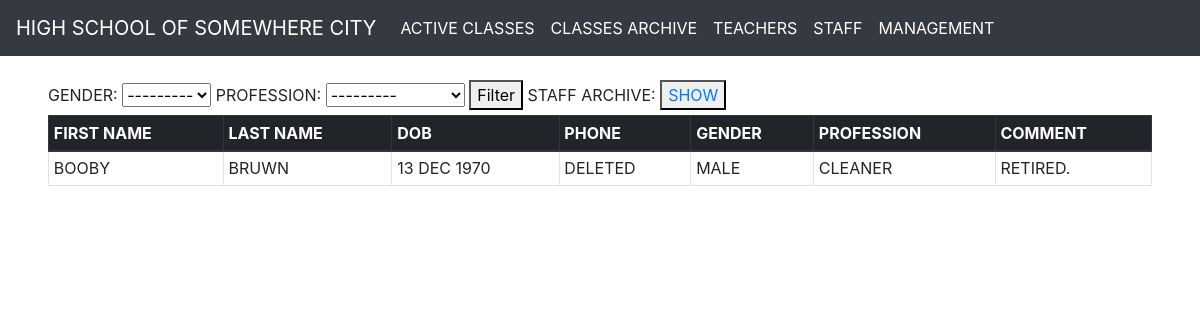
The app's page /staff/archive/ with its own data.
### apps/main/models.py (models this page shows, shortened)
class Gender(models.Model):
    gender_id = models.SmallAutoField(primary_key=True)
    name = models.CharField(max_length=6)
    def __str__(self):
        return self.name
    class Meta:
        db_table = "gender"

class Profession(models.Model):
    profession_id = models.SmallAutoField(primary_key=True)
    name = models.CharField(max_length=50)
    def __str__(self):
        return self.name
    class Meta:
        db_table = "profession"

class PersonsCommonInfo(models.Model):
    first_name = models.CharField(max_length=50)
    last_name = models.CharField(max_length=50)
    date_of_birth = models.DateField(null=True, blank=True)
    is_active = models.BooleanField(default=True)
    comment = models.TextField(null=True, blank=True)
    date_of_create = models.DateTimeField(auto_now_add=True)
    date_of_update = models.DateTimeField(auto_now=True)
    gender = models.ForeignKey("Gender", on_delete=models.DO_NOTHING)
    class Meta:
        abstract = True

class Staff(PersonsCommonInfo):
    staff_id = models.BigAutoField(primary_key=True)
    phone = models.CharField(null=True, blank=True, max_length=15, validators=[MinLengthValidator(7)])
    profession = models.ForeignKey("Profession", on_delete=models.DO_NOTHING)
    class Meta:
        db_table = "staff"
        verbose_name_plural = "Staff"

### apps/main/views.py (the view)
# urls.py: path("staff/archive/", StaffList.as_view(), name="staff_archive"),
class StaffList(generic.ListView, utils.GeneralContext):
    queryset = Staff.objects.select_related("gender", "profession").only(
        "first_name", "last_name", "date_of_birth", "phone", "gender", "profession", "comment")
    template_name = "main/staff_list.html"
    context_object_name = "staff"
    def get_queryset(self):
        is_active = True
        if self.request.path == "/staff/archive/":
            is_active = False
        qs = super().get_queryset().filter(is_active=is_active)
        if self.request.GET and not self.request.GET.get("page"):
            kwargs = {item: self.request.GET.get(item) for item in self.request.GET if self.request.GET.get(item)}
            qs = qs.filter(**kwargs)
        return qs
    def get_context_data(self, **kwargs):
        general_context = super().get_general_context()
        main_context = super().get_context_data(**kwargs)
        context = dict(list(general_context.items()) + list(main_context.items()))
        title = "Staff"
        form = FilterForm()
        if self.request.path == "/staff/archive/":
            title = "Staff archive"
        context["title"] = title
        context["forms"] = form
        return context

### apps/main/forms.py
class FilterForm(forms.Form):
    gender = forms.ModelChoiceField(queryset=Gender.objects.all(), required=False, label="GENDER")
    subject = forms.ModelChoiceField(queryset=Subject.objects.all(), required=False, label="SUBJECT")
    year_of_foundation = forms.ChoiceField(choices=make_year_fields(SCHOOL_FOUNDATION_YEAR, class_years), required=False)
    classroom_teacher = forms.ModelChoiceField(queryset=Teacher.objects.all(), required=False, label="TEACHER")
    profession = forms.ModelChoiceField(queryset=Profession.objects.all(), required=False, label="PROFESSION")

### apps/main/utils.py (called while the page is built)
    def get_general_context(self, **kwargs):
        context = kwargs
        menu = main_menu.copy()
        context["menu"] = menu
        return context

### apps/main/templates/main/staff_list.html
{% extends 'main/base.html' %}
{% block content %}
<form method="GET">
    <label>GENDER: </label>
    {{forms.gender}}
    <label>PROFESSION: </label>
    {{forms.profession}}
    <button type="Submit">Filter</button>
    <label>STAFF ARCHIVE: </label>
    <button type="button"><a href="{% url 'staff_archive' %}">SHOW</a></button>
</form>
<table class="table table-sm table-bordered">
    <thead class="thead-dark">
        <tr>
            <th scope="col">FIRST NAME</th>
            <th scope="col">LAST NAME</th>
            <th scope="col">DOB</th>
            <th scope="col">PHONE</th>
            <th scope="col">GENDER</th>
            <th scope="col">PROFESSION</th>
            <th scope="col">COMMENT</th>
        </tr>
    </thead>
    {% for s in staff %}
        <tr>
            <td>{{s.first_name}}</td>
            <td>{{s.last_name}}</td>
            <td>{{s.date_of_birth|date:"d M Y"|upper}}</td>
            <td>{{s.phone|default_if_none:""}}</td>
            <td>{{s.gender.name|upper}}</td>
            <td>{{s.profession.name|upper}}</td>
            <td>{{s.comment|default_if_none:""|upper}}</td>
        </tr>
    {% endfor %}
</table>
{% endblock content %}

### records on screen
Gender: gender "---------"
Profession: profession "---------"
Staff: first_name "BOOBY", last_name "BRUWN", date_of_birth "13 DEC 1970", phone "DELETED", gender.name "MALE", profession.name "CLEANER", comment "RETIRED."

### other values on screen
{{ menu.0 }} "ACTIVE CLASSES"
{{ menu.1 }} "CLASSES ARCHIVE"
{{ menu.2 }} "TEACHERS"
{{ menu.3 }} "STAFF"
{{ menu.4 }} "MANAGEMENT"
